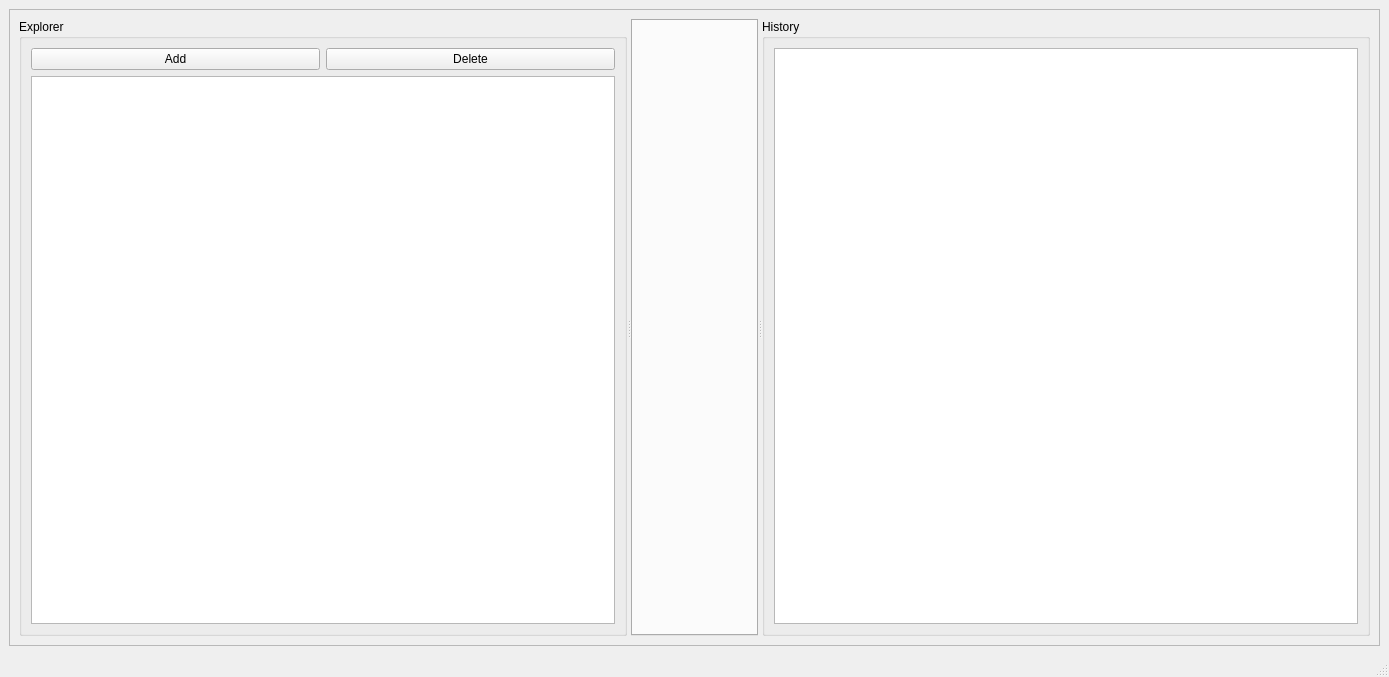
<?xml version="1.0" encoding="UTF-8"?>
<ui version="4.0">
 <class>MainWindow</class>
 <widget class="QMainWindow" name="MainWindow">
  <property name="geometry">
   <rect>
    <x>0</x>
    <y>0</y>
    <width>1389</width>
    <height>677</height>
   </rect>
  </property>
  <property name="windowTitle">
   <string>MainWindow</string>
  </property>
  <widget class="QWidget" name="centralwidget">
   <layout class="QVBoxLayout" name="verticalLayout">
    <item>
     <widget class="QFrame" name="frame">
      <property name="frameShape">
       <enum>QFrame::StyledPanel</enum>
      </property>
      <property name="frameShadow">
       <enum>QFrame::Raised</enum>
      </property>
      <layout class="QHBoxLayout" name="horizontalLayout">
       <item>
        <widget class="QSplitter" name="splitter">
         <property name="orientation">
          <enum>Qt::Horizontal</enum>
         </property>
         <widget class="QGroupBox" name="groupBox_5">
          <property name="title">
           <string>Explorer</string>
          </property>
          <layout class="QVBoxLayout" name="verticalLayout_3">
           <item>
            <layout class="QGridLayout" name="gridLayout">
             <item row="0" column="0">
              <widget class="QPushButton" name="pb_create_request">
               <property name="text">
                <string>Add</string>
               </property>
              </widget>
             </item>
             <item row="0" column="1">
              <widget class="QPushButton" name="pb_delete_request">
               <property name="text">
                <string>Delete</string>
               </property>
              </widget>
             </item>
            </layout>
           </item>
           <item>
            <widget class="QTreeView" name="tree_view_explorer"/>
           </item>
          </layout>
         </widget>
         <widget class="QTabWidget" name="tabwidget_getman">
          <property name="tabsClosable">
           <bool>true</bool>
          </property>
         </widget>
         <widget class="QGroupBox" name="groupBox_4">
          <property name="title">
           <string>History</string>
          </property>
          <layout class="QVBoxLayout" name="verticalLayout_7">
           <item>
            <widget class="QListWidget" name="list_widget_history"/>
           </item>
          </layout>
         </widget>
        </widget>
       </item>
      </layout>
     </widget>
    </item>
   </layout>
  </widget>
  <widget class="QStatusBar" name="statusbar"/>
 </widget>
 <resources/>
 <connections/>
</ui>
